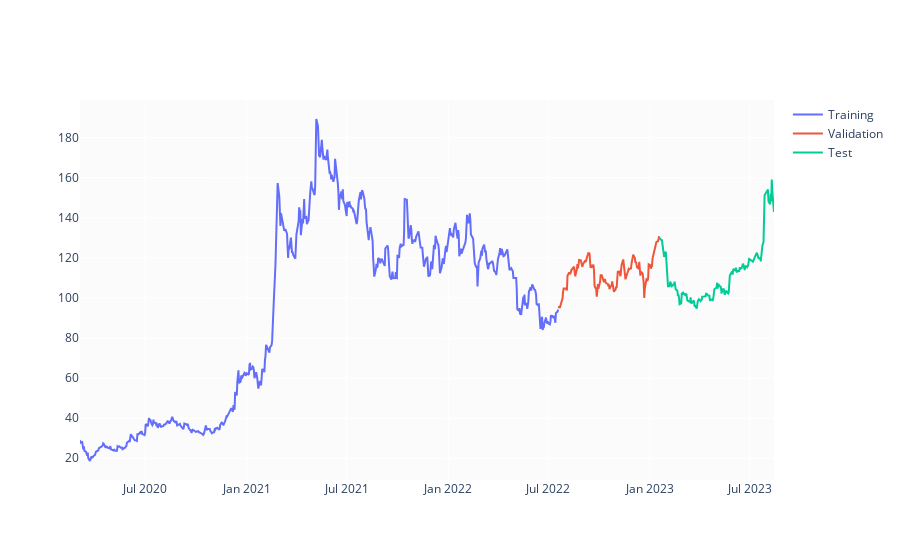

Write notebook code for a chart like this one.
### Code cell
test_size  = 0.15
valid_size = 0.15
   
test_split_idx  = int(df.shape[0] * (1-test_size))
valid_split_idx = int(df.shape[0] * (1-(valid_size+test_size)))

train_df  = df.loc[:valid_split_idx].copy()
valid_df  = df.loc[valid_split_idx+1:test_split_idx].copy()
test_df   = df.loc[test_split_idx+1:].copy()

fig = go.Figure()
fig.add_trace(go.Scatter(x=train_df.Date, y=train_df.Close, name='Training'))
fig.add_trace(go.Scatter(x=valid_df.Date, y=valid_df.Close, name='Validation'))
fig.add_trace(go.Scatter(x=test_df.Date,  y=test_df.Close,  name='Test'))
fig.show()
